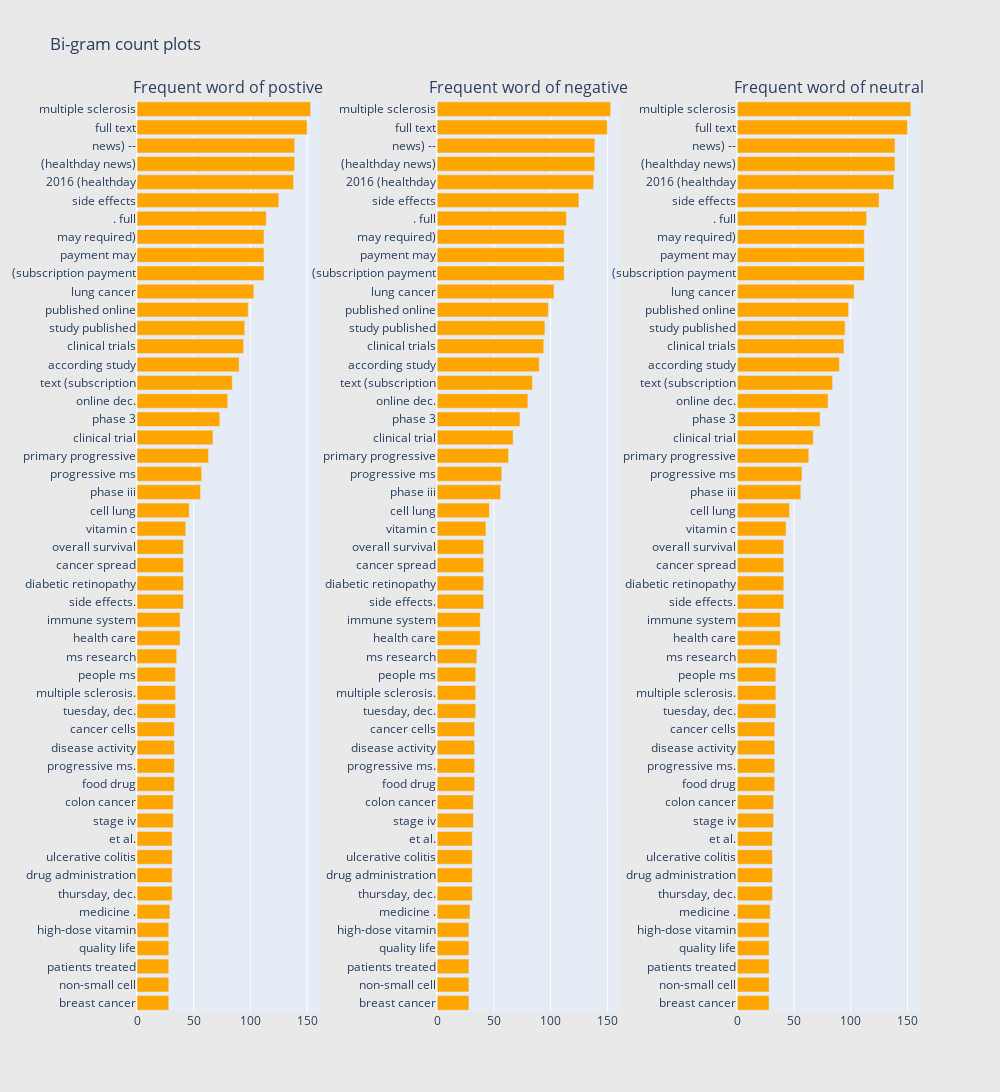

Source (notebook cell):
### Code cell
# getting  the bar chart from sentiment
freq_dict = defaultdict(int)
for sent in data_com_pos['text']:
    for word in generate_ngrams(sent, 2):
        freq_dict[word] += 1
        
fd_sorted = pd.DataFrame(sorted(freq_dict.items(),
                               key = lambda x: x[1])[::-1])
fd_sorted.columns = ["word", "wordcount"]

trace0 = horizontal_bar_chart(fd_sorted.head(50), 'orange')
trace1 = horizontal_bar_chart(fd_sorted.head(50), 'orange')
trace2 = horizontal_bar_chart(fd_sorted.head(50), 'orange')

# creating three subplots
fig = tools.make_subplots(rows = 1, 
                          cols = 3, 
                          vertical_spacing = 0.04, 
                          horizontal_spacing = 0.15,
                         subplot_titles = ['Frequent word of postive',
                                          'Frequent word of negative',
                                          'Frequent word of neutral'])
fig.append_trace(trace0, 1, 1)
fig.append_trace(trace1, 1, 2)
fig.append_trace(trace0, 1, 3)
fig['layout'].update(height = 1200,
                     width = 1000,
                     paper_bgcolor = 'rgb(233,233,233)',
                     title = 'Bi-gram count plots')
py.iplot(fig, filename = 'word-plots')

### Figure 1 — Plotly figure (JSON) as saved in the notebook; plotly's stock layout.template omitted (floating-point values rounded to 4 significant figures)
{"data": [{"marker": {"color": "orange"}, "orientation": "h", "showlegend": false, "type": "bar", "x": [28, 28, 28, 28, 28, 29, 31, 31, 31, 31, 32, 32, 33, 33, 33, 33, 34, 34, 34, 35, 38, 38, 41, 41, 41, 41, 43, 46, 56, 57, 63, 67, 73, 80, 84, 90, 94, 95, 98, 103, 112, 112, 112, 114, 125, 138, 139, 139, 150, 153], "xaxis": "x", "y": ["breast cancer", "non-small cell", "patients treated", "quality life", "high-dose vitamin", "medicine .", "thursday, dec.", "drug administration", "ulcerative colitis", "et al.", "stage iv", "colon cancer", "food drug", "progressive ms.", "disease activity", "cancer cells", "tuesday, dec.", "multiple sclerosis.", "people ms", "ms research", "health care", "immune system", "side effects.", "diabetic retinopathy", "cancer spread", "overall survival", "vitamin c", "cell lung", "phase iii", "progressive ms", "primary progressive", "clinical trial", "phase 3", "online dec.", "text (subscription", "according study", "clinical trials", "study published", "published online", "lung cancer", "(subscription payment", "payment may", "may required)", ". full", "side effects", "2016 (healthday", "(healthday news)", "news) --", "full text", "multiple sclerosis"], "yaxis": "y"}, {"marker": {"color": "orange"}, "orientation": "h", "showlegend": false, "type": "bar", "x": [28, 28, 28, 28, 28, 29, 31, 31, 31, 31, 32, 32, 33, 33, 33, 33, 34, 34, 34, 35, 38, 38, 41, 41, 41, 41, 43, 46, 56, 57, 63, 67, 73, 80, 84, 90, 94, 95, 98, 103, 112, 112, 112, 114, 125, 138, 139, 139, 150, 153], "xaxis": "x2", "y": ["breast cancer", "non-small cell", "patients treated", "quality life", "high-dose vitamin", "medicine .", "thursday, dec.", "drug administration", "ulcerative colitis", "et al.", "stage iv", "colon cancer", "food drug", "progressive ms.", "disease activity", "cancer cells", "tuesday, dec.", "multiple sclerosis.", "people ms", "ms research", "health care", "immune system", "side effects.", "diabetic retinopathy", "cancer spread", "overall survival", "vitamin c", "cell lung", "phase iii", "progressive ms", "primary progressive", "clinical trial", "phase 3", "online dec.", "text (subscription", "according study", "clinical trials", "study published", "published online", "lung cancer", "(subscription payment", "payment may", "may required)", ". full", "side effects", "2016 (healthday", "(healthday news)", "news) --", "full text", "multiple sclerosis"], "yaxis": "y2"}, {"marker": {"color": "orange"}, "orientation": "h", "showlegend": false, "type": "bar", "x": [28, 28, 28, 28, 28, 29, 31, 31, 31, 31, 32, 32, 33, 33, 33, 33, 34, 34, 34, 35, 38, 38, 41, 41, 41, 41, 43, 46, 56, 57, 63, 67, 73, 80, 84, 90, 94, 95, 98, 103, 112, 112, 112, 114, 125, 138, 139, 139, 150, 153], "xaxis": "x3", "y": ["breast cancer", "non-small cell", "patients treated", "quality life", "high-dose vitamin", "medicine .", "thursday, dec.", "drug administration", "ulcerative colitis", "et al.", "stage iv", "colon cancer", "food drug", "progressive ms.", "disease activity", "cancer cells", "tuesday, dec.", "multiple sclerosis.", "people ms", "ms research", "health care", "immune system", "side effects.", "diabetic retinopathy", "cancer spread", "overall survival", "vitamin c", "cell lung", "phase iii", "progressive ms", "primary progressive", "clinical trial", "phase 3", "online dec.", "text (subscription", "according study", "clinical trials", "study published", "published online", "lung cancer", "(subscription payment", "payment may", "may required)", ". full", "side effects", "2016 (healthday", "(healthday news)", "news) --", "full text", "multiple sclerosis"], "yaxis": "y3"}], "layout": {"annotations": [{"font": {"size": 16}, "showarrow": false, "text": "Frequent word of postive", "x": 0.1167, "xanchor": "center", "xref": "paper", "y": 1, "yanchor": "bottom", "yref": "paper"}, {"font": {"size": 16}, "showarrow": false, "text": "Frequent word of negative", "x": 0.5, "xanchor": "center", "xref": "paper", "y": 1, "yanchor": "bottom", "yref": "paper"}, {"font": {"size": 16}, "showarrow": false, "text": "Frequent word of neutral", "x": 0.8833, "xanchor": "center", "xref": "paper", "y": 1, "yanchor": "bottom", "yref": "paper"}], "height": 1200, "paper_bgcolor": "rgb(233,233,233)", "title": {"text": "Bi-gram count plots"}, "width": 1000, "xaxis": {"anchor": "y", "domain": [0, 0.2333]}, "xaxis2": {"anchor": "y2", "domain": [0.3833, 0.6167]}, "xaxis3": {"anchor": "y3", "domain": [0.7667, 1.0]}, "yaxis": {"anchor": "x", "domain": [0, 1]}, "yaxis2": {"anchor": "x2", "domain": [0, 1]}, "yaxis3": {"anchor": "x3", "domain": [0, 1]}}}
